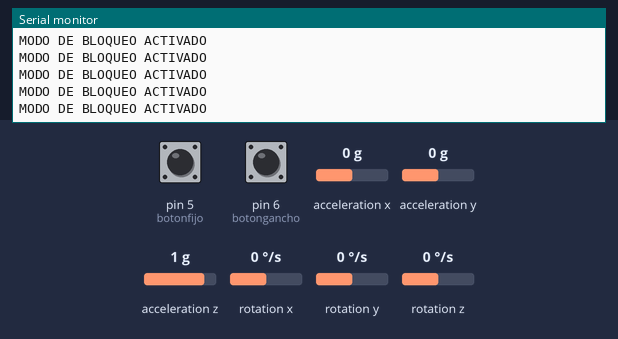
Simulated run of this sketch. Board: Arduino Nano, built with avr-gcc and run on an emulated ATmega328P. Shown: the last lines printed to the serial monitor. The inputs (shaded band) are chosen by the test bench; at power-on: pin 5 (botonfijo) HIGH, acceleration z 1 g, pin 6 (botongancho) HIGH, acceleration x 0 g, acceleration y 0 g, rotation x 0 °/s, rotation y 0 °/s, rotation z 0 °/s.

Above: at 1.2 s.
1.3 s: pin 5 (botonfijo) pulled LOW for 0.15 s
At 1.67 s:
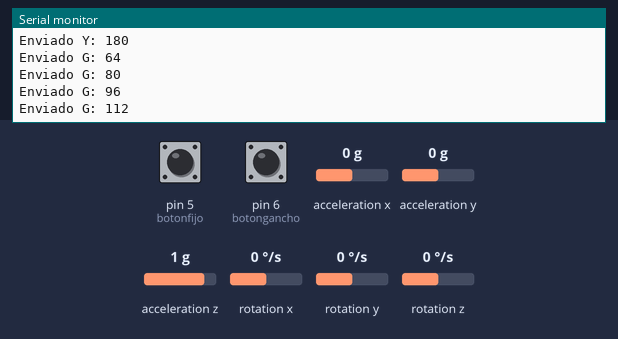
3.0 s: acceleration z set to -1.4 g
At 3.02 s:
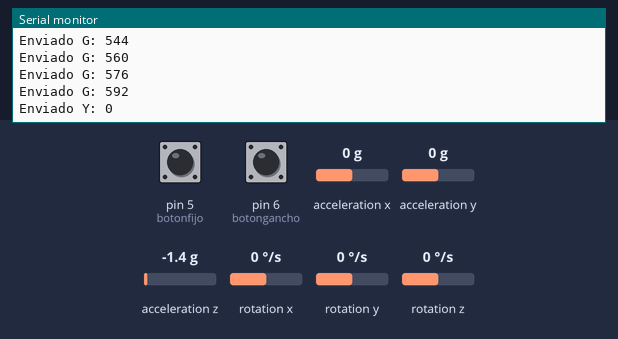
4.5 s: pin 5 (botonfijo) pulled LOW for 1 s
At 5.53 s:
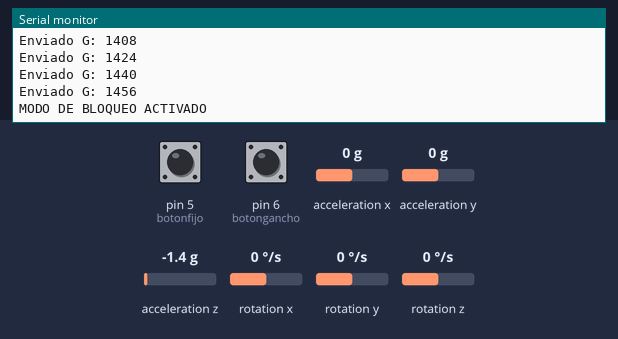
8.5 s: pin 6 (botongancho) pulled LOW for 1 s
12.5 s: pin 6 (botongancho) pulled LOW for 0.15 s
15.6 s: pin 6 (botongancho) pulled LOW for 1 s
Timing chart, 0 to 18.6 s (numbered marks = the images above; inputs shaded):
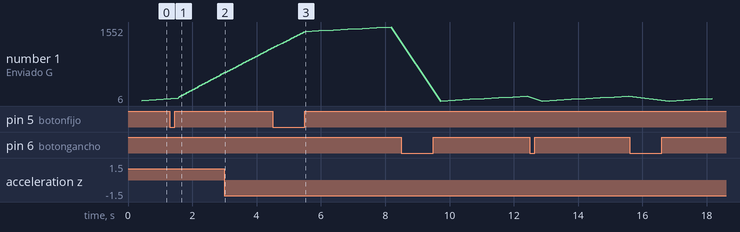

Measured:
- after the input at 1.3 s, the serial monitor: prints a new line after 0.23 s (image 1)
- after the input at 3.0 s, the serial monitor: prints a new line at once (image 2)
- plotted number 1: 32 → 592 after the input at 1.3 s, 1552 → 102 after the input at 8.5 s

The sketch:

NANO-EMISOR.ino
```cpp
#include <SoftwareSerial.h> //librería para bluetooth
#include <Wire.h> //libreria para acelerómetro
#include <MPU6050.h> //libreria para acelerómetro

SoftwareSerial BT(10, 11); //definimos bluetooth, 10->TX
MPU6050 mpu(0x69); //definimos acelerómetro, dirección x69 con ADO en +

//definimos variables de posición de 16 bits para cada eje con el acelerómetro
int16_t posicionX, posicionY, posicionZ;

//definimos los ángulos a enviar para cada servo
int anguloX = 0;
int anguloY = 0;
int anguloZ = 0;
int ultimoanguloX = 0;
int ultimoanguloY = 0;
int ultimoanguloZ = 0;

//definimos gancho
int segundosguardados = 0;
int angulogancho = 0;
int ultimoangulogancho = 0;
int segundos = 0; //tiempo manteniendo el botón de gancho
bool ganchoabierto = true;

//definimos botones
int botonfijo = 5;
int botongancho = 6;
int ultimoestadofijo = LOW;
int ultimoestadogancho = LOW;

bool bloqueo = false; //modo de bloqueo desactivado


void setup() {
  //inicializamos
  Serial.begin(9600);
  BT.begin(9600);
  Wire.begin();

  mpu.initialize();

  pinMode(botonfijo, INPUT_PULLUP);
  pinMode(botongancho, INPUT_PULLUP);
}


void loop() {
  int estadofijo = digitalRead(botonfijo); //leemos el botón de bloqueo
  int estadogancho = digitalRead(botongancho); //leemos el botón de gancho

  //hacemos el botón de gancho
  if (estadogancho == HIGH) { //empezamos a contar el tiempo una vez se apreta el bot´pn
    segundos = segundos + 1; //mientras mas tiempo se mantiene apretado el botón, más aumenta el tiempo
    segundosguardados = segundos; //asignamos el último valor al ángulo del gancho
  } else {
    segundos = 0; //una vez que se deja de apretar el botón, el contador se reinicia
  }
  angulogancho = segundosguardados;

  if ((segundosguardados < 5) && (ganchoabierto == true)) { //si se apretó rápidamente el botón
    BT.print("G:");
    BT.println(angulogancho); //le mandamos al uno el ángulo de cierre del gancho
    Serial.println("Gancho cerrado");
    ganchoabierto = false;
    Serial.println(angulogancho);
  } else {
    if ((abs(angulogancho - ultimoangulogancho) > 15) && (segundosguardados > 5)) {
      BT.print("G:");
      BT.println(angulogancho);
      Serial.print("Enviado G: ");
      Serial.println(angulogancho);
      ultimoangulogancho = angulogancho;
      ganchoabierto = true;
    }
  }

  //ahora hacemos el botón de bloqueo
  if ((estadofijo == HIGH) && (ultimoestadofijo == LOW)) { //si el botón es apretado y no fue apretado previamente
    bloqueo = !bloqueo; //invertimos el valor del bloqueo, si antes era true, ahora es false, y visceversa
  }
  ultimoestadofijo = estadofijo; //guardamos el último estado del botón para el próximo bucle

  if (bloqueo == true) { //si se activó el modo de bloqueo
    Serial.println("MODO DE BLOQUEO ACTIVADO");
  } else {
    movimientolibre(); //llamamos la función que lee y envía los datos del acelerómetro
  }
}


void movimientolibre() {
  mpu.getAcceleration(&posicionX, &posicionY, &posicionZ); //leemos los datos del acelerómetro

  //definimos ejes
  anguloX = (constrain(map(posicionY, 15000, -15000, 0, 180), 0, 180));
  anguloZ = (constrain(map(posicionZ, 12000, -10000, 0, 180), 0, 180));
  anguloY = constrain(90 + atan2(posicionZ, posicionX) * 180.0 / M_PI, 0, 180);
  anguloY = atan2(posicionZ, posicionX) * 180.0 / M_PI, 0, 180; //relación trigonométrica

  if (anguloY > 0) {
    anguloY = constrain(90 + anguloY, 0, 180);
  } else {
    anguloY = constrain(90 + anguloY, 0, 180);
  }

  //eje X
  if (abs(anguloX - ultimoanguloX) > 15) { //hacemos una diferencia para que el nano solo mande datos si cambia el valor del ángulo, así el uno no recibe valores constantes
    BT.print("X:"); //el uno va a recibir 2 carácteres 'X' + ':'
    BT.println(anguloX); //el uno recibe 'X:' + 'ÁNGULO'
    Serial.print("Enviado X: ");
    Serial.println(anguloX);
    ultimoanguloX = anguloX; //hacemos que el ángulo enviado sea el último para la diferencia en el if
  }

  //eje Y
  if (abs(anguloY - ultimoanguloY) > 15) {
    BT.print("Y:");
    BT.println(anguloY);
    Serial.print("Enviado Y: ");
    Serial.println(anguloY);
    ultimoanguloY = anguloY;
  }

  //eje Z
  if (abs(anguloZ - ultimoanguloZ) > 15) {
    BT.print("Z:");
    BT.println(anguloZ);
    Serial.print("Enviado Z: ");
    Serial.println(anguloZ);
    ultimoanguloZ = anguloZ;
  }
}
```
